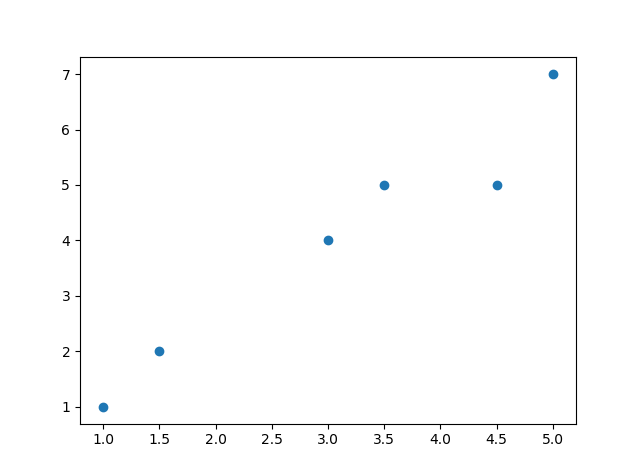

This chart was generated by the following Python code:
import numpy as np
import matplotlib.pyplot as plt
import random

def create_cluster(X, centroid_pts):
    cluster = {}
  # read about lambdas and np.linalg.form
  # https://stackoverflow.com/questions/32141856/is-norm-equivalent-to-euclidean-distance ,
  # here we are using order 1 to calculate normalized distance
    for x in X:
        value = min([(i[0],np.linalg.norm(x - centroid_pts[i[0]]))for i in enumerate(centroid_pts)], key=lambda s:s[1])[0]
        try:
            cluster[value].append(x)
        except:
            cluster[value] = [x]
    return cluster


def calculate_new_center(cluster):
    keys =sorted(cluster.keys())
    newmu = np.array([(np.mean(cluster[k],axis = 0))for k in keys])
    return newmu

def matched(new_centroids, old_centroids):
    return (set([tuple(a)for a in new_centroids]) == set([tuple(a)for a in old_centroids]))

def Apply_Kmeans(X, K, N):
    # selecting random centroids from dataset and by number of clusters.
    print(X)
    old_centroids = np.random.randint(N, size = K)
    old_centroid_pts = np.array([X[i]for i in old_centroids ])
    print("old :",old_centroids)
    print(old_centroid_pts)

    cluster_info = create_cluster(X, old_centroid_pts)

    print("Initial cluster information:")
    print(cluster_info)

    new_centroid_pts=calculate_new_center(cluster_info)
    print("new :", new_centroid_pts)
    itr = 0
    print("Graph after selecting initial clusters with initial centroids:")
    plot_cluster(old_centroid_pts,cluster_info,itr)
    while not matched(new_centroid_pts, old_centroid_pts):
        itr = itr + 1
        old_centroid_pts = new_centroid_pts
        cluster_info = create_cluster(X,new_centroid_pts)
        plot_cluster(new_centroid_pts, cluster_info,itr)
        new_centroid_pts = calculate_new_center(cluster_info)

    print("Results after final iteration:")
    plot_cluster(new_centroid_pts, cluster_info, itr)
    return

def plot_cluster(mu,cluster, itr):
    color = 10 * ['r.','g.','k.','c.','b.','m.']
    print(color)
    print('Iteration number : ',itr)
    for l in cluster.keys():
        for m in range(len(cluster[l])):
            plt.plot(cluster[l][m][0], cluster[l][m][1], color[l], markersize=10)
    plt.scatter(mu[:,0],mu[:,1],marker = 'x', s = 150, linewidths = 5, zorder = 10)
    plt.show()

def init_graph(N, p1, p2):
    X = np.array([(random.randint(p1,p2),random.randint(p1,p2))for i in range(N)])
    return X

def Simulate_Clusters():
    Number_of_points = 6    #considered 2 clusters
    Number_of_clusters = 2#int(input('Enter the number of Clusters.......'))
    print('Below are lower and upper bound details for the points in each cluster\n')


    # Created an array w for features height and weight
    X = np.array(
        [[1.0,1.0],[1.5,2.0],[3.0,4.0],[5.0,7.0],[3.5,5.0],[4.5,5.0]] )
    # plot them on the graph

    plt.scatter(X[:, 0], X[:, 1], label='True Position')
    plt.show()
    temp = Apply_Kmeans(X, Number_of_clusters, Number_of_points)


if __name__ == '__main__':
    Simulate_Clusters()
